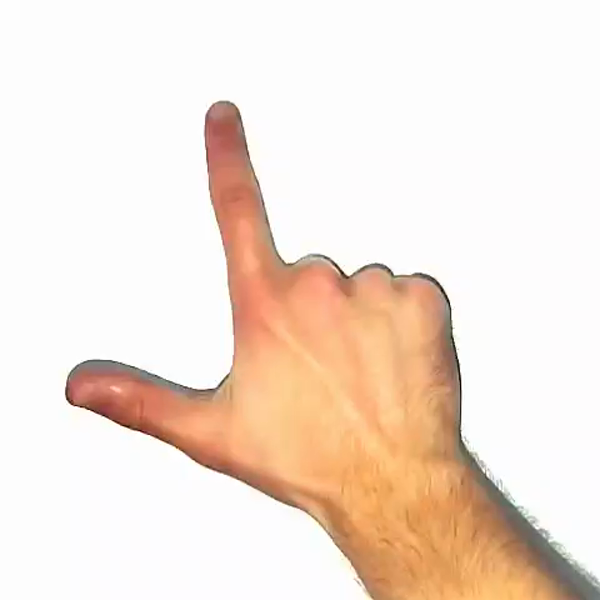
#> input picture Images/hand1.png, 600 x 600 px, found by its file name; its folder holds 4 pictures in this run
$ python main.py
#> lines starting #> are read from the running program, lines starting #| are printed output that depends on the picture; after the words box and inside, x2 and y2 are one past the last pixel; in counts of white or black regions, pixels touching at a corner belong together
#> further down, image is the input picture: shape (600, 600, 3); mean B, G, R 216, 227.6, 243.8
import cv2
import numpy as np
import pandas as pd
import os
import re
from sklearn.metrics import accuracy_score
from sklearn.model_selection import train_test_split
from sklearn.neighbors import KNeighborsClassifier
from sklearn.preprocessing import MinMaxScaler
from sklearn.naive_bayes import GaussianNB

#Główna funkcja analizująca każde zdjęcie:
def extract_features(image):
    image_hsv = cv2.cvtColor(image, cv2.COLOR_BGR2HSV)
#> image_hsv: shape (600, 600, 3); mean H, S, V 33, 32.2, 244
    lower_hsv = np.array([0, 40, 80], dtype='uint8')
    upper_hsv = np.array([100, 255, 255], dtype='uint8')

    skin_region_hsv = cv2.inRange(image_hsv, lower_hsv, upper_hsv)
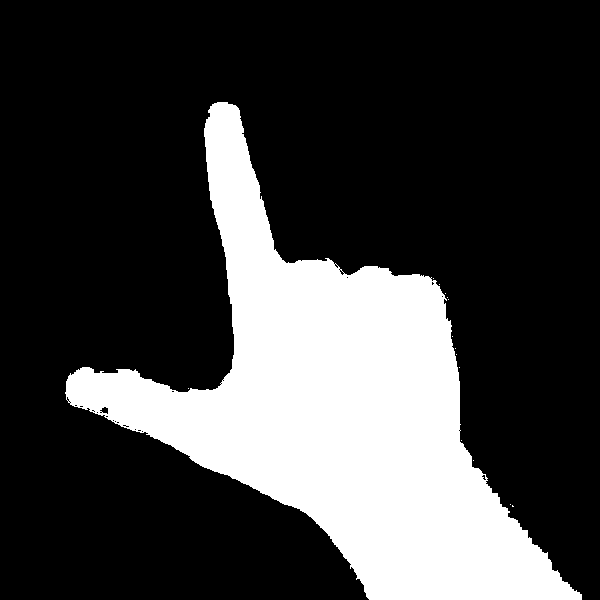
#> skin_region_hsv: shape (600, 600); 25.1% white; 15 white regions (14 under 20 px), largest, box (x1, y1, x2, y2) and area: (65, 102, 582, 600) 90304

    blurred_image = cv2.blur(skin_region_hsv, (2, 2))

    _, thresh = cv2.threshold(blurred_image, 0, 255, cv2.THRESH_BINARY)
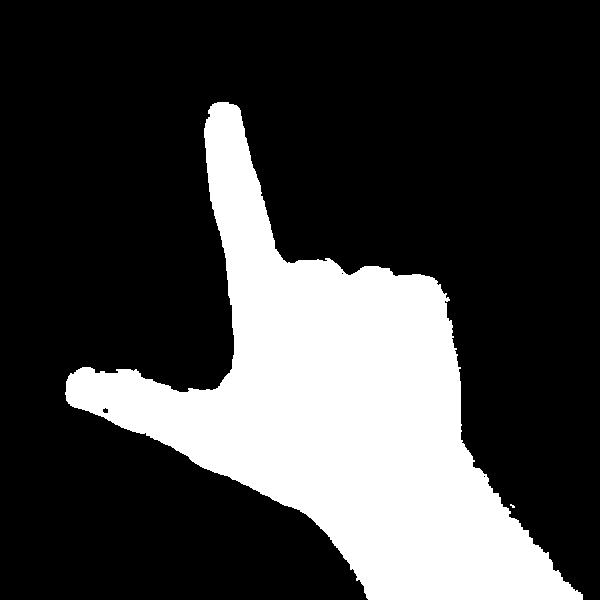
#> thresh: shape (600, 600); 25.4% white; 2 white regions (1 under 20 px)

    hand_contours, _ = cv2.findContours(thresh, cv2.RETR_TREE, cv2.CHAIN_APPROX_SIMPLE)
#> hand_contours = 5 contours, 3 with area under 20; largest, box (x1, y1, x2, y2) and area: (65, 102, 583, 600) 90504, (102, 407, 109, 414) 28

    hand_contours = max(hand_contours, key=lambda value: cv2.contourArea(value))
#> hand_contours = contour of 814 points, box (x1, y1, x2, y2) (65, 102, 583, 600), area 90504

    hull = cv2.convexHull(hand_contours, returnPoints=False)
#> hull = 20 values, max 813 at index 0, min 0 at index 19, mean 339.6

    defects = cv2.convexityDefects(hand_contours, hull)
#> defects = 16 rows, first 6: [0, 2, 1, 162], [2, 4, 3, 114], [4, 7, 5, 181], [7, 184, 80, 36229], [184, 188, 185, 190], [188, 190, 189, 232]

    fingers_count = 0
    if defects is not None:
        for i in range(defects.shape[0]):
            start_index, end_index, far_index, _ = defects[i][0]
            start = tuple(hand_contours[start_index][0])
            end = tuple(hand_contours[end_index][0])
            far = tuple(hand_contours[far_index][0])
            a = np.sqrt((end[0] - start[0]) ** 2 + (end[1] - start[1]) ** 2)
            b = np.sqrt((far[0] - start[0]) ** 2 + (far[1] - start[1]) ** 2)
            c = np.sqrt((end[0] - far[0]) ** 2 + (end[1] - far[1]) ** 2)
            angle = np.arccos((b ** 2 + c ** 2 - a ** 2) / (2 * b * c))
            if angle <= np.pi / 2:
                fingers_count += 1
#> this loop made 16 passes
#> (start_index, end_index, far_index, start, end, far, a, b) on passes 1 to 10: (0, 2, 1, (217, 102), (214, 103), (216, 103), 3.16, 1.41), (2, 4, 3, (214, 103), (212, 104), (213, 104), 2.24, 1.41), (4, 7, 5, (212, 104), (210, 106), (212, 105), 2.83, 1), (7, 184, 80, (210, 106), (68, 376), (230, 372), 305.1, 266.8), (184, 188, 185, (68, 376), (66, 381), (68, 378), 5.39, 2), (188, 190, 189, (66, 381), (65, 392), (66, 391), 11.05, 10), (191, 193, 192, (65, 394), (66, 400), (66, 395), 6.08, 1.41), (193, 195, 194, (66, 400), (68, 403), (68, 402), 3.61, 2.83), (195, 198, 196, (68, 403), (70, 405), (69, 403), 2.83, 1), (198, 416, 353, (70, 405), (368, 599), (299, 509), 355.6, 251.5)
#> after the loop, fingers_count = 1

    if fingers_count > 0:
        fingers_count += 1
#> fingers_count = 2

    return cv2.contourArea(hand_contours), cv2.arcLength(hand_contours, True), fingers_count

#Dwie funkcje służące do sortowania nazw plików alfabetycznie:
def atoi(character):
    return int(character) if character.isdigit() else character

def classic_sort(text):
    return [atoi(character) for character in re.split(r'(\d+)', text)]

#Posortowanie nazw zdjec z folderu alfabetycznie:
filenames = [filename for filename in os.listdir('Images') if filename.endswith('.png')]
filenames.sort(key=classic_sort)

#Analiza wszystkich zdjec przez algorytm:
print('Analizuje wszystkie zdjęcia...')
extracted_features = []
for filename in filenames:
    if filename.endswith('.png'):
        image = cv2.imread(f'Images\\{filename}')
        if image is None:
            print(f'Failed opening image {filename}')
        features_from_single_image = extract_features(image)
#> features_from_single_image = (90504, 2012.7, 2)
        extracted_features.append(features_from_single_image)
#> pass 2 of the loop `for filename in filenames:`:
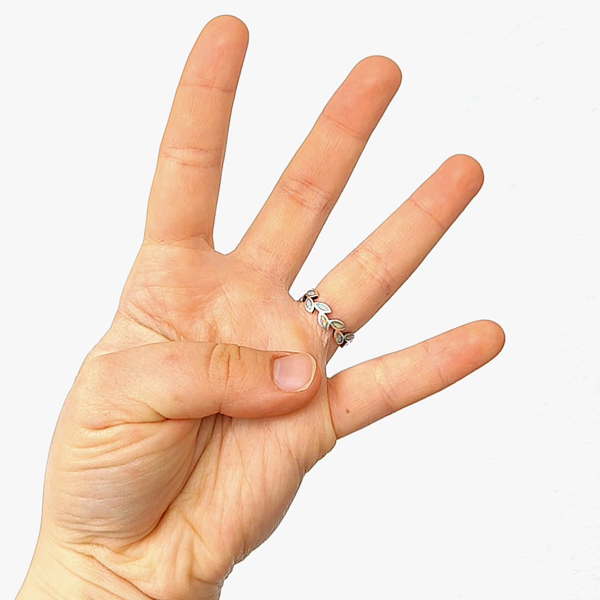
#> input picture Images/hand104.png, 600 x 600 px, found by its file name
#> image is the input picture: shape (600, 600, 3); mean B, G, R 204.9, 219.4, 240.2
#> image_hsv: shape (600, 600, 3); mean H, S, V 7.8, 40.1, 240.3
#> in extract_features (call 2), `skin_region_hsv = cv2.inRange(image_hsv, lower_hsv, upper_hsv)`:
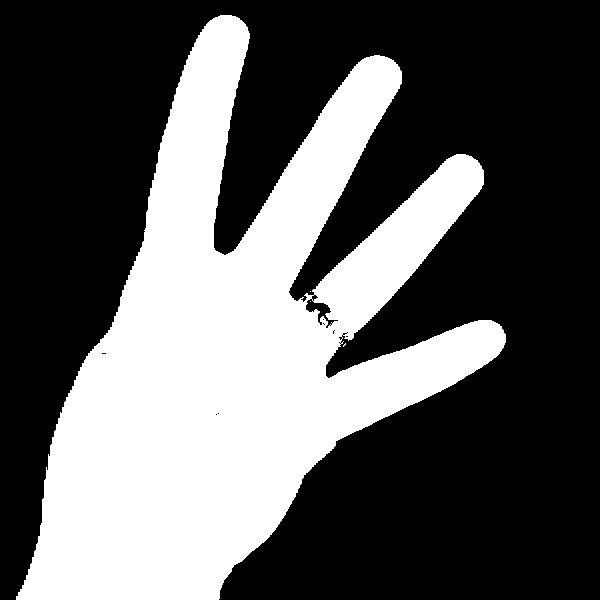
#> skin_region_hsv: shape (600, 600); 36% white; 4 white regions (3 under 20 px), largest, box (x1, y1, x2, y2) and area: (16, 15, 506, 600) 129572
#> in extract_features (call 2), `_, thresh = cv2.threshold(blurred_image, 0, 255, cv2.THRESH_BINARY)`:
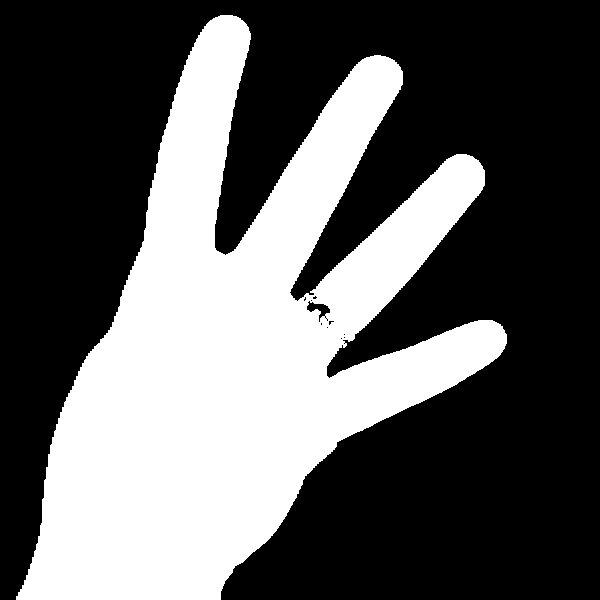
#> thresh: shape (600, 600); 36.5% white; 1 white region
#> in extract_features (call 2), `hand_contours, _ = cv2.findContours(thresh, cv2.RETR_TREE, cv2.CHAIN_A..`: hand_contours = 15 contours, 13 with area under 20; largest, box (x1, y1, x2, y2) and area: (16, 15, 507, 600) 130212, (306, 300, 331, 323) 224
#> in extract_features (call 2), `hand_contours = max(hand_contours, key=lambda value: cv2.contourArea(v..`: hand_contours = contour of 1458 points, box (x1, y1, x2, y2) (16, 15, 507, 600), area 130212
#> hull = 29 values, max 1457 at index 0, min 0 at index 28, mean 495.1
#> defects = 24 rows, first 6: [0, 4, 3, 190], [4, 6, 5, 114], [6, 8, 7, 142], [8, 12, 10, 181], [12, 21, 13, 284], [21, 34, 26, 343]
#> the loop in extract_features (call 2), `for i in range(defects.shape[0]):` made 24 passes
#> (start_index, end_index, far_index, start, end, far, a, b) on passes 1 to 7: (0, 4, 3, (220, 15), (215, 17), (217, 17), 5.39, 3.61), (4, 6, 5, (215, 17), (213, 18), (214, 18), 2.24, 1.41), (6, 8, 7, (213, 18), (210, 20), (211, 20), 3.61, 2.83), (8, 12, 10, (210, 20), (204, 26), (206, 25), 8.49, 6.4), (12, 21, 13, (204, 26), (198, 35), (204, 28), 10.82, 2), (21, 34, 26, (198, 35), (188, 55), (194, 46), 22.36, 11.7), (34, 39, 37, (188, 55), (184, 65), (186, 64), 10.77, 9.22)
#> after the loop in extract_features (call 2), `for i in range(defects.shape[0]):`: fingers_count = 3
#> in extract_features (call 2), `fingers_count += 1`: fingers_count = 4
#> features_from_single_image = (130212, 3077.1, 4)
#> pass 3 of the loop `for filename in filenames:`:
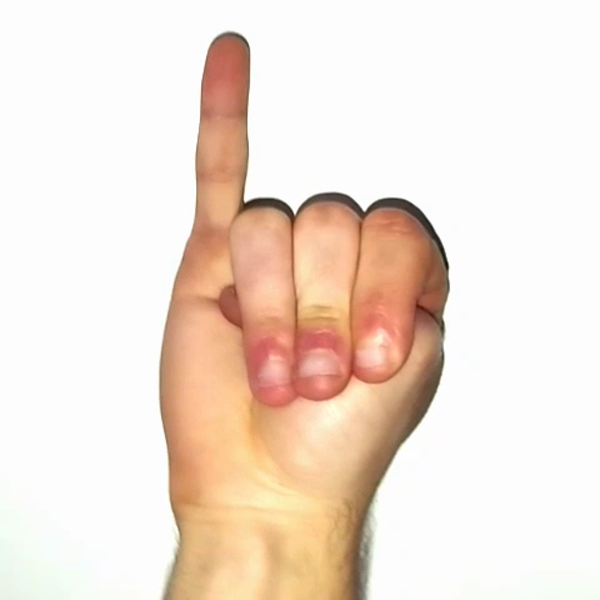
#> input picture Images/hand1018.png, 600 x 600 px, found by its file name
#> image is the input picture: shape (600, 600, 3); mean B, G, R 215, 226.5, 242
#> image_hsv: shape (600, 600, 3); mean H, S, V 9.8, 32.2, 242.2
#> in extract_features (call 3), `skin_region_hsv = cv2.inRange(image_hsv, lower_hsv, upper_hsv)`:
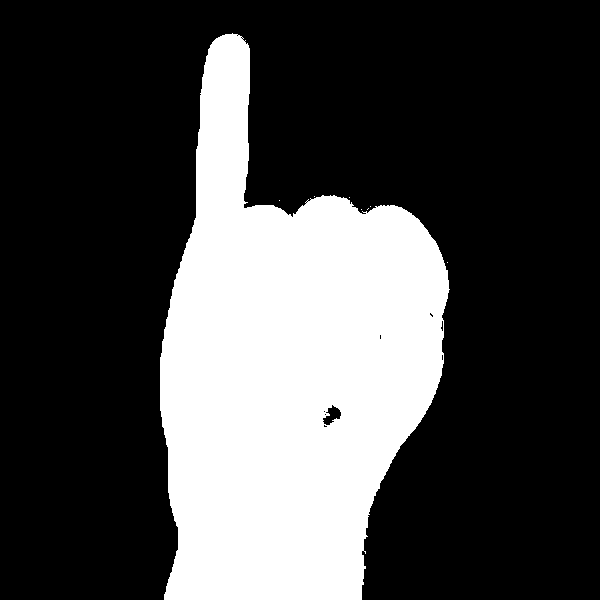
#> skin_region_hsv: shape (600, 600); 28.5% white; 8 white regions (7 under 20 px), largest, box (x1, y1, x2, y2) and area: (160, 33, 450, 600) 102498
#> in extract_features (call 3), `_, thresh = cv2.threshold(blurred_image, 0, 255, cv2.THRESH_BINARY)`:
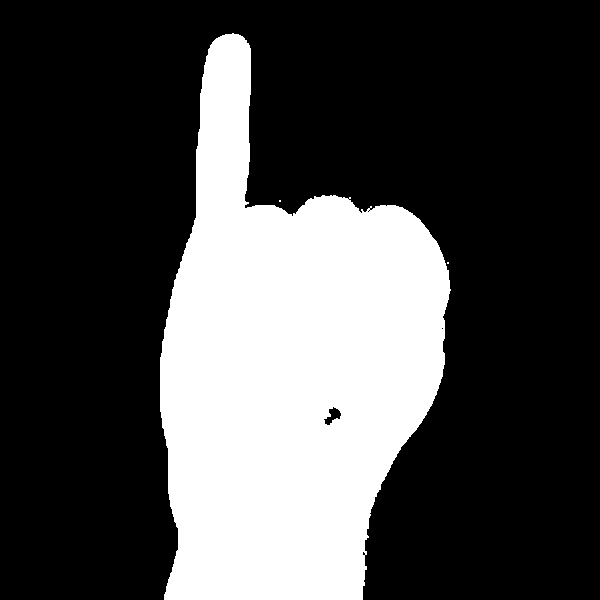
#> thresh: shape (600, 600); 28.7% white; 3 white regions (2 under 20 px)
#> in extract_features (call 3), `hand_contours, _ = cv2.findContours(thresh, cv2.RETR_TREE, cv2.CHAIN_A..`: hand_contours = 8 contours, 6 with area under 20; largest, box (x1, y1, x2, y2) and area: (160, 33, 451, 600) 102745, (323, 406, 342, 426) 176
#> in extract_features (call 3), `hand_contours = max(hand_contours, key=lambda value: cv2.contourArea(v..`: hand_contours = contour of 511 points, box (x1, y1, x2, y2) (160, 33, 451, 600), area 102745
#> hull = 30 values, max 510 at index 0, min 0 at index 29, mean 202.7
#> defects = 25 rows, first 6: [0, 2, 1, 217], [2, 4, 3, 162], [4, 10, 5, 114], [11, 13, 12, 142], [13, 15, 14, 229], [15, 17, 16, 352]
#> the loop in extract_features (call 3), `for i in range(defects.shape[0]):` made 25 passes
#> (start_index, end_index, far_index, start, end, far, a, b) on passes 1 to 8: (0, 2, 1, (232, 33), (225, 34), (231, 34), 7.07, 1.41), (2, 4, 3, (225, 34), (222, 35), (224, 35), 3.16, 1.41), (4, 10, 5, (222, 35), (216, 38), (221, 36), 6.71, 1.41), (11, 13, 12, (212, 42), (210, 45), (212, 43), 3.61, 1), (13, 15, 14, (210, 45), (208, 49), (210, 47), 4.47, 2), (15, 17, 16, (208, 49), (206, 56), (208, 54), 7.28, 5), (17, 21, 18, (206, 56), (204, 65), (206, 61), 9.22, 5), (21, 25, 22, (204, 65), (202, 77), (204, 73), 12.17, 8)
#> after the loop in extract_features (call 3), `for i in range(defects.shape[0]):`: fingers_count = 0
#> features_from_single_image = (102745, 1699.9, 0)
#> the loop made 4 passes; the first 3 are shown

#Wczytanie zbioru etykiet (poprawnych odpowiedzi dla każdego zdjęcia):
labels = []
#> labels = []
with open('labels.txt', 'r', encoding='UTF-8') as file:
#> (reads labels.txt from the repository)
    for line in file:
        labels.append(line.strip())
#> after the loop, labels = 1522 items, first 6: '2', '2', '2', '2', '2', '2'


#Przygotowanie danych dla klasyfikatorow:
#"Konwersja" na data frame:
extracted_features_data_frame = pd.DataFrame(extracted_features, columns=['hand_contour_area', 'hand_outline_length', 'number_of_detected_fingers'])

#Normalizacja:
scaler = MinMaxScaler()
scaler.fit(extracted_features_data_frame)
normalized_extracted_features_data_frame = pd.DataFrame(scaler.transform(extracted_features_data_frame),columns=extracted_features_data_frame.columns)

#Podział na zbiory: testowy/treningowy w proporcji: 70% - trening, 30% - test
#> (the run stopped early here; a loop or call above may not have finished)
